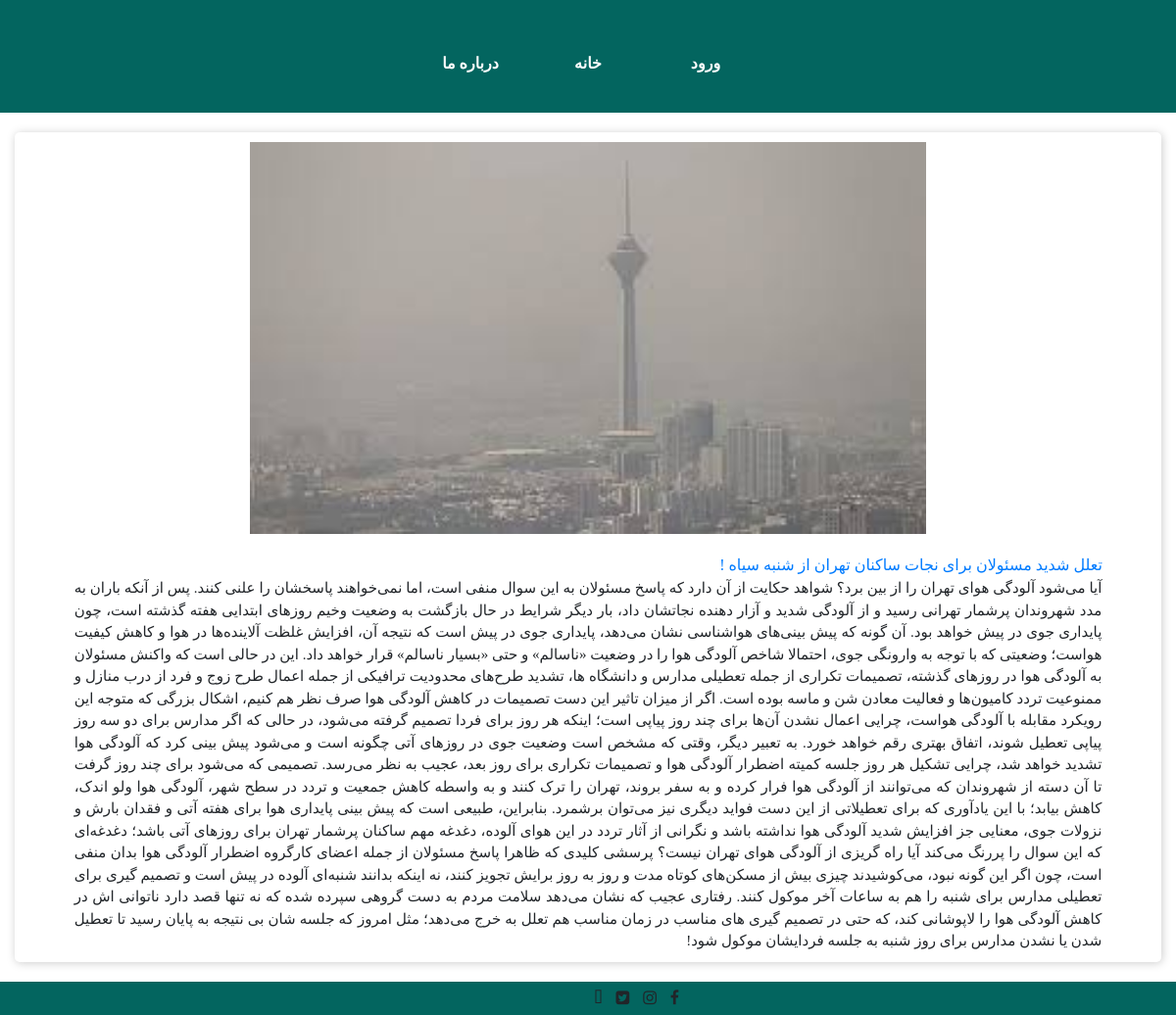
The page /readmore.php?postid=3 on the database its author committed.
### tables this page shows
CREATE TABLE `menu` (
  `id` int(11) NOT NULL,
  `title` varchar(100) NOT NULL,
  `link` varchar(200) NOT NULL
);

CREATE TABLE `post` (
  `id` int(11) NOT NULL,
  `title` varchar(100) NOT NULL,
  `src` varchar(100) NOT NULL,
  `content` varchar(5000) NOT NULL
);

### readmore.php (the view, shortened to what this page needs)
<?php include ("header.php"); ?>
<?php include ("config.php"); ?>
<?php
$postid=$_GET["postid"];
$posrsql="SELECT * FROM  `post` WHERE `id`=$postid;";
$postquery=mysqli_query($connect,$posrsql);
while($postfetch=mysqli_fetch_assoc($postquery))
{
?>
    <div class="rm-big-content">
       <div class="rm-big-content-thumb">
        <img src=<?php echo $postfetch["src"]; ?>>
       </div>
       <div class="rm-big-content-txt">
        <a href="#"><?php echo $postfetch["title"]; ?></a>
        <p><?php echo $postfetch["content"]; ?></p>
       </div>
    </div>
<?php
}
?>
 <?php include ("footer.php"); ?>
</body>
</html>

### header.php (shortened to what this page needs)
<!DOCTYPE html>
<html>
<head>
    <link rel="stylesheet" href="https://cdnjs.cloudflare.com/ajax/libs/font-awesome/4.7.0/css/font-awesome.min.css">
    <link rel="stylesheet" href="css/bootstrap.min.css">
    <link rel="stylesheet" href="css/fontawesome.css">
    <link rel="stylesheet" href="css/style.css">
</head>
<body>
    <div class="menu" >
            <ul class="nav justify-content-center">
            <?php
			 include ("config.php");
			 $mnu="SELECT * FROM  `menu` ORDER BY  `id` DESC ;";
			 $mnuresult=mysqli_query($connect,$mnu);
			 while($mnufetch=mysqli_fetch_assoc($mnuresult))
			 {
			?>
                <li class="nav-item active"><a href=<?php echo $mnufetch["link"] ?> class="nav-link"><?php echo $mnufetch["title"] ?></a></li>
                <?php
			 }
				?>
            </ul>
    </div>

### css/style.css (style rules this page uses)
*,div,p,ul { padding:0px; margin:0px; }
body { font-family:"b yekan"; direction: rtl; }
.menu { background-color: #03655f; height:115px; direction: ltr; }
.menu ul { padding-top: 40px; }
.menu li a { color:#fff; font-weight: 800; }
.menu li { padding:5px 10px; border-radius: 10px; width: 120px; height: 40px; text-align: center; }
.rm-big-content { text-align: right; direction: rtl; margin: 20px 15px; border-radius: 5px; -webkit-box-shadow: 1px 1px 10px 0px rgba(204,204,204,1); -moz-box-shadow: 1px 1px 10px 0px rgba(204,204,204,1); box-shadow: 1px 1px 10px 0px rgba(204,204,204,1); padding: 10px; min-height: 500px; height: auto; }
.rm-big-content-thumb { text-align: center; margin-bottom: 20px; }
.rm-big-content-thumb img { height: 400px; width: 60%; margin: 0 auto; }
.rm-big-content-txt { padding: 0 40px; }
.rm-big-content-txt a { padding: 10px; }
.rm-big-content-txt p { height: auto; margin: 0 1%; text-align: justify; font-size: 15px; }

### rows shown on the page
menu: title "درباره ما"
menu: title "خانه"
menu: title "ورود"
post: src (picture), title "تعلل شدید مسئولان برای نجات ساکنان تهران از شنبه سیاه !", content "آیا می‌شود آلودگی هوای تهران را از بین برد؟ شواهد حکایت از آن دارد که پاسخ مسئولان به این سوال منفی است، اما نمی‌خواهند پاسخشان را علنی کنند. پس از آنکه باران به مدد شهروندان پرشمار تهرانی رسید و از آلودگی شدید و آزار دهنده نجاتشان داد، بار دیگر شرایط در حال بازگشت به وضعیت وخیم روز‌های ابتدایی هفته گذشته است، چون پایداری جوی در پیش خواهد بود. آن گونه که پیش بینی‌های هواشناسی نشان می‌دهد، پایداری جوی در پیش است که نتیجه آن، افزایش غلظت آلاینده‌ها در هوا و کاهش کیفیت هواست؛ وضعیتی که با توجه به وارونگی جوی، احتمالا شاخص آلودگی هوا را در وضعیت «ناسالم» و حتی «بسیار ناسالم» قرار خواهد داد. این در حالی است که واکنش مسئولان به آلودگی هوا در روز‌های گذشته، تصمیمات تکراری از جمله تعطیلی مدارس و…"
